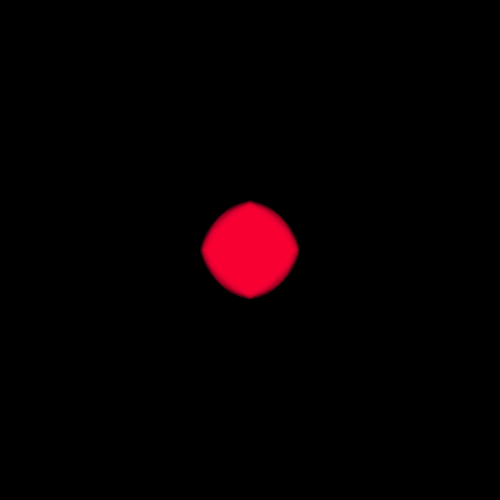
Frame 1 (no input)
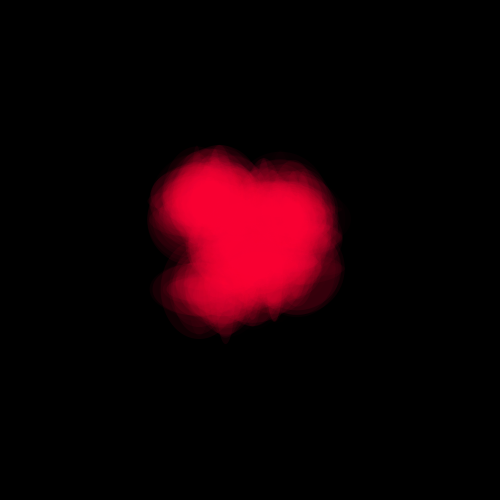
Frame 60 (the mouse pressed at the canvas centre just before this capture)
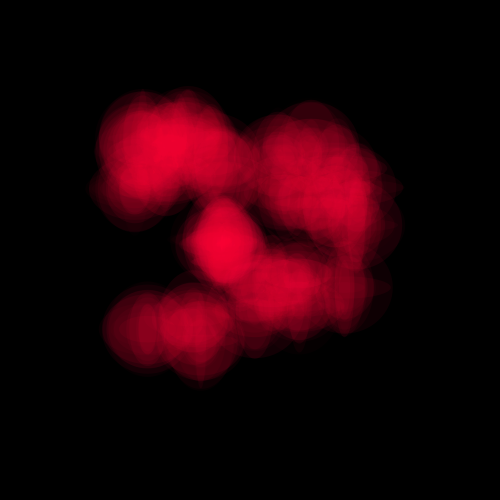
Frame 120 (the mouse held since frame 60 and released just before this capture)

The Processing sketch that drew these frames (run headless with seeded random() and noise(); from frame 60 on, the mouse is pressed at the canvas centre):

// Processing sketch: s07_Miranda_Valeria
// ── s07_Miranda_Valeria.pde
Objeto[] o;


void setup() {


  size(500, 500);

  o = new Objeto[30];

  for (int i=0; i<o.length; i++) {
    o[i]=new Objeto(random(-1, 1), random(-1, 1));
  }
}


void draw() {
  background(0);
  for (int i=0; i<o.length; i++) {
    o[i].display();
    o[i].velocidad();
  }
}

// ── objeto.pde
class Objeto {
  float x, y, xv, yv;

  Objeto(float xvel, float yvel) {
    this.x = width/2;
    this.y = height/2;
    xv=xvel;
    yv=yvel;
  }

  void velocidad() {
    x += xv;
    y += yv;
  }

  void display() {

    for (int i=0; i<20; i++) {
      fill(100*i, 0, 50, i);
      noStroke();
      ellipse(x, y, random(10,100), random(10, 100));
      
    }
  }
}
